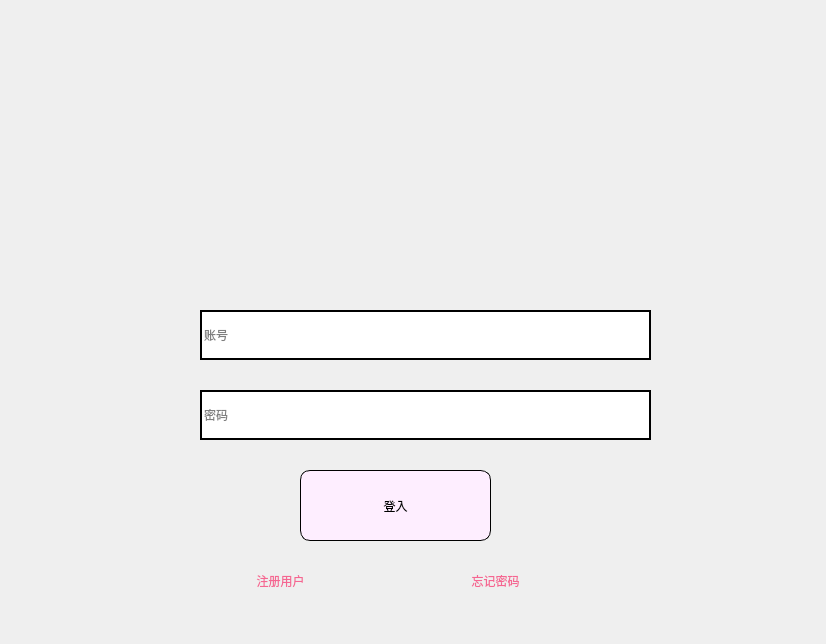
<?xml version="1.0" encoding="UTF-8"?>
<ui version="4.0">
 <class>Form</class>
 <widget class="QWidget" name="Form">
  <property name="geometry">
   <rect>
    <x>0</x>
    <y>0</y>
    <width>826</width>
    <height>644</height>
   </rect>
  </property>
  <property name="windowTitle">
   <string>智能桌宠服务系统</string>
  </property>
  <property name="windowIcon">
   <iconset>
    <normaloff>C:/Users/29549/Pictures/happy.png</normaloff>C:/Users/29549/Pictures/happy.png</iconset>
  </property>
  <widget class="QToolButton" name="toolButton">
   <property name="geometry">
    <rect>
     <x>220</x>
     <y>560</y>
     <width>121</width>
     <height>42</height>
    </rect>
   </property>
   <property name="maximumSize">
    <size>
     <width>1000</width>
     <height>600</height>
    </size>
   </property>
   <property name="styleSheet">
    <string notr="true">color:rgb(245, 102, 146);
font: 75 15pt &quot;微软雅黑&quot;;
border: 0px solid black;</string>
   </property>
   <property name="text">
    <string>注册用户</string>
   </property>
  </widget>
  <widget class="QLineEdit" name="lineEdit">
   <property name="geometry">
    <rect>
     <x>200</x>
     <y>310</y>
     <width>451</width>
     <height>50</height>
    </rect>
   </property>
   <property name="maximumSize">
    <size>
     <width>16777215</width>
     <height>50</height>
    </size>
   </property>
   <property name="styleSheet">
    <string notr="true"> border: 2px solid black; 
font: 75 25pt &quot;微软雅黑&quot;;</string>
   </property>
   <property name="placeholderText">
    <string>账号</string>
   </property>
  </widget>
  <widget class="QLabel" name="label_2">
   <property name="geometry">
    <rect>
     <x>130</x>
     <y>310</y>
     <width>50</width>
     <height>50</height>
    </rect>
   </property>
   <property name="maximumSize">
    <size>
     <width>50</width>
     <height>50</height>
    </size>
   </property>
   <property name="styleSheet">
    <string notr="true"> border: 0px solid red; </string>
   </property>
   <property name="text">
    <string/>
   </property>
   <property name="pixmap">
    <pixmap>C:/Users/29549/Pictures/登入.png</pixmap>
   </property>
   <property name="scaledContents">
    <bool>true</bool>
   </property>
  </widget>
  <widget class="QLineEdit" name="lineEdit_2">
   <property name="geometry">
    <rect>
     <x>200</x>
     <y>390</y>
     <width>451</width>
     <height>50</height>
    </rect>
   </property>
   <property name="maximumSize">
    <size>
     <width>16777215</width>
     <height>50</height>
    </size>
   </property>
   <property name="styleSheet">
    <string notr="true"> border: 2px solid black; 
font: 75 25pt &quot;微软雅黑&quot;;</string>
   </property>
   <property name="echoMode">
    <enum>QLineEdit::Password</enum>
   </property>
   <property name="placeholderText">
    <string>密码</string>
   </property>
  </widget>
  <widget class="QToolButton" name="toolButton_3">
   <property name="geometry">
    <rect>
     <x>300</x>
     <y>470</y>
     <width>191</width>
     <height>71</height>
    </rect>
   </property>
   <property name="maximumSize">
    <size>
     <width>200</width>
     <height>200</height>
    </size>
   </property>
   <property name="styleSheet">
    <string notr="true">font: 30pt &quot;黑体&quot;;
border: 1px solid ;
border-radius:10px;
background:rgb(254, 238, 255)</string>
   </property>
   <property name="text">
    <string>登入</string>
   </property>
  </widget>
  <widget class="QToolButton" name="toolButton_2">
   <property name="geometry">
    <rect>
     <x>410</x>
     <y>560</y>
     <width>171</width>
     <height>41</height>
    </rect>
   </property>
   <property name="maximumSize">
    <size>
     <width>1000</width>
     <height>1000</height>
    </size>
   </property>
   <property name="styleSheet">
    <string notr="true">color:rgb(245, 102, 146);
font: 75 15pt &quot;微软雅黑&quot;;
border: 0px solid black;</string>
   </property>
   <property name="text">
    <string>忘记密码</string>
   </property>
  </widget>
  <widget class="QLabel" name="label_4">
   <property name="geometry">
    <rect>
     <x>130</x>
     <y>390</y>
     <width>50</width>
     <height>50</height>
    </rect>
   </property>
   <property name="maximumSize">
    <size>
     <width>50</width>
     <height>50</height>
    </size>
   </property>
   <property name="styleSheet">
    <string notr="true"> border: 0px solid red; </string>
   </property>
   <property name="text">
    <string/>
   </property>
   <property name="pixmap">
    <pixmap>C:/Users/29549/Pictures/登入2.png</pixmap>
   </property>
   <property name="scaledContents">
    <bool>true</bool>
   </property>
  </widget>
  <widget class="QLabel" name="label">
   <property name="geometry">
    <rect>
     <x>20</x>
     <y>20</y>
     <width>781</width>
     <height>241</height>
    </rect>
   </property>
   <property name="text">
    <string/>
   </property>
   <property name="pixmap">
    <pixmap>C:/Users/29549/Pictures/login_label.png</pixmap>
   </property>
   <property name="scaledContents">
    <bool>true</bool>
   </property>
  </widget>
 </widget>
 <resources>
  <include location="resources.qrc"/>
 </resources>
 <connections/>
</ui>
